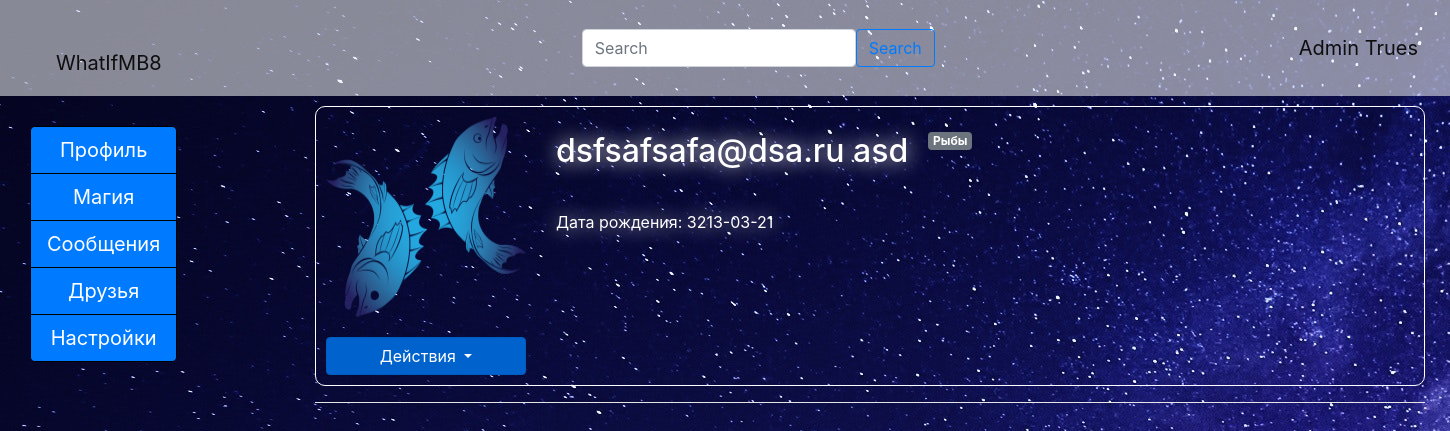
The page /2 (signed in) on the database its author committed.
### data/users.py (models this page shows, shortened)
class User(SqlAlchemyBase, UserMixin):
    __tablename__ = 'users'
    id = sqlalchemy.Column(sqlalchemy.Integer,
                           primary_key=True, autoincrement=True)
    name = sqlalchemy.Column(sqlalchemy.String, nullable=True)
    surname = sqlalchemy.Column(sqlalchemy.String, nullable=True)
    email = sqlalchemy.Column(sqlalchemy.String,
                              index=True, unique=True, nullable=True)
    list_id_liked_books = sqlalchemy.Column(sqlalchemy.String, nullable=True)
    list_id_liked_authors = sqlalchemy.Column(sqlalchemy.String, nullable=True)
    hashed_password = sqlalchemy.Column(sqlalchemy.String, nullable=True)
    sex = sqlalchemy.Column(sqlalchemy.String, nullable=True)
    zodiac = sqlalchemy.Column(sqlalchemy.String, nullable=True)
    registration_date = sqlalchemy.Column(sqlalchemy.DateTime,
                                          default=datetime.datetime.now)
    date_birth = sqlalchemy.Column(sqlalchemy.Date, nullable=True)
    admin = sqlalchemy.Column(sqlalchemy.Boolean, default=False)
    friends = orm.relation("Friend", back_populates='user')

### main.py (the view)
@app.route("/<int:id>")
@login_required
def profile(id):
    db_sess = db_session.create_session()
    user = db_sess.query(User).filter(User.id == id).first()
    zodiac = eng_zodiac(user.zodiac)
    return render_template("profile.html", zodiac=str(user.zodiac).capitalize(),
                           img=f'static/img/zodiac/{zodiac}.png',
                           title=user.name + " " + user.surname, user=user)

### checl.py (called while the page is built)
def eng_zodiac(rus_zodic):
    zodiacs_name = {
        'водолей': 'aquarius',
        'рыбы': 'pisces',
        'овен': 'aries',
        'телец': 'taurus',
        'близнецы': 'gemini',
        'рак': 'cancer',
        'лев': 'leo',
        'дева': 'virgo',
        'весы': 'libra',
        'скорпион': 'scorpio',
        'стрелец': 'sagittarius',
        'козерог': 'capricorn',
    }
    return zodiacs_name[rus_zodic]

### data/db_session.py (called while the page is built)
def create_session() -> Session:
    global __factory
    return __factory()

### main.py (called while the page is built)
@login_manager.user_loader
def load_user(user_id):
    db_sess = db_session.create_session()
    return db_sess.query(User).get(user_id)

### templates/profile.html (shortened to what this page needs)
{% extends "base.html" %}
{% block content %}
<div style="border: 1px solid white; border-radius: 10px; position: relative">
    <img class="img" src={{img}}>
    <div class="btn-group-vertical" style="position: absolute; top: 5px">
        <div class="btn-group" style="">
            <h2 class="light">{{user.name}} {{user.surname}}</h2>
            <h6><span class="badge badge-secondary" style="margin-top: 20px">{{zodiac}}</span></h6>
        </div>
        <p class="light" style="font-size: 16px">Дата рождения: {{user.date_birth}}</p>
    </div>
    {% if user != current_user %}
    <div class="dropdown show">
  <a class="btn btn-primary dropdown-toggle" style="width: 200px; margin: 10px" href="#" role="button" id="dropdownMenuLink" data-toggle="dropdown" aria-haspopup="true" aria-expanded="false">
    Действия
  </a>
</div>
    {% endif %}
</div>
<hr color="#ffffff">
{% endblock %}

### templates/base.html (shortened to what this page needs)
<!doctype html>
<html lang="en">
<head>
    <link rel="stylesheet"
          href="https://stackpath.bootstrapcdn.com/bootstrap/4.4.1/css/bootstrap.min.css"
>
    <link rel="stylesheet" type="text/css" href="static/css/style.css"/>
</head>
<body>
<header>
    <nav class="navbar navbar-light" style="background-color: rgba(248 249 250 / 54%)">
        <a class="navbar-brand" style="height: 80px; padding: 40px" href="/">WhatIfMB8</a>
        {% if current_user.is_authenticated %}
        <form class="d-flex" style="align: left">
            <input class="form-control me-2" type="search" placeholder="Search" aria-label="Search">
            <button class="btn btn-outline-primary" type="submit">Search</button>
        </form>
        <a class="navbar-brand" href="/logout" id="username">{{ current_user.name }} {{ current_user.surname }}</a>
        {% else %}
        <p>
            <a class="btn btn-primary " href="/register">Зарегистрироваться</a>
            <a class="btn btn-success" href="/login">Войти</a>
        </p>
        {% endif %}
    </nav>
</header>
<div style="position: relative;">
    {% if current_user.is_authenticated %}
    <aside>
        <div class="btn-group-vertical btn-group-lg" role="group" aria-label="Basic mixed styles example"
             style="padding: 30px">
            <a href='/{{current_user.id}}' class="btn btn-primary" style="border-color: black;">Профиль</a>
            <a href="/magic" class="btn btn-primary" style="border-color: black;">Магия</a>
            <a href="/messenger" class="btn btn-primary" style="border-color: black;">Сообщения</a>
            <a href="/friends" class="btn btn-primary" style="border-color: black;">Друзья</a>
            <a href="/messenger" class="btn btn-primary" style="border-color: black;">Настройки</a>
        </div>
    </aside>
    {% endif %}
    <main role="main" class="container" style="padding: 25%px;left: 300px; top:10px;position: absolute">
        <div>{% block content %}{% endblock %}</div>
    </main>
</div>
</body>
</html>

### static/css/style.css (style rules this page uses)
body { background: url(../img/backgrounds/background.jpg); }
.light { color: #ffffff; text-shadow: #ffffff 0 0 20px; font-size: 32px; -moz-hyphens: auto; -webkit-hyphens: auto; -ms-hyphens: auto; margin: 20px }

### templates/profile.html (style rules this page uses)
.img { width: 200px; height: 200px; margin: 10px; }

### rows shown on the page
User: name "Admin", surname "Trues"
User: name "dsfsafsafa@dsa.ru", surname "asd", zodiac "Рыбы", date_birth "3213-03-21"
